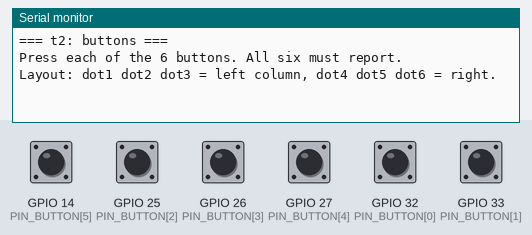
This sketch was run on a simulated ESP32. Shown: the last lines printed to the serial monitor. The test bench sets the inputs (shaded band); at power-on: GPIO 14 (PIN_BUTTON[5]), GPIO 25 (PIN_BUTTON[2]), GPIO 26 (PIN_BUTTON[3]), GPIO 27 (PIN_BUTTON[4]), GPIO 32 (PIN_BUTTON[0]), GPIO 33 (PIN_BUTTON[1]) HIGH.

Above: at 1.7 s.
1.8 s: GPIO 14 (PIN_BUTTON[5]) pulled LOW for 0.15 s
At 2.5 s:
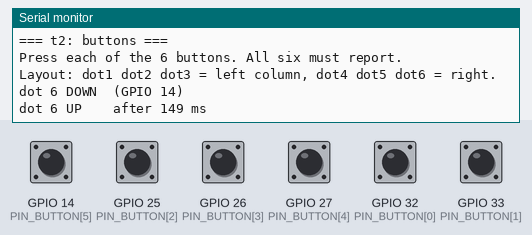
3.4 s: GPIO 25 (PIN_BUTTON[2]) pulled LOW for 0.15 s
At 3.55 s:
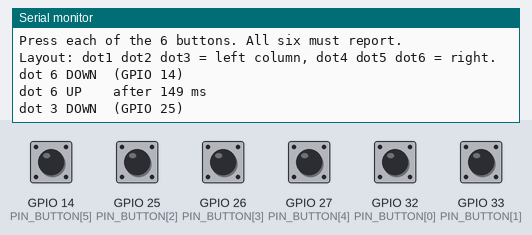
5.0 s: GPIO 26 (PIN_BUTTON[3]) pulled LOW for 0.15 s
At 6.2 s:
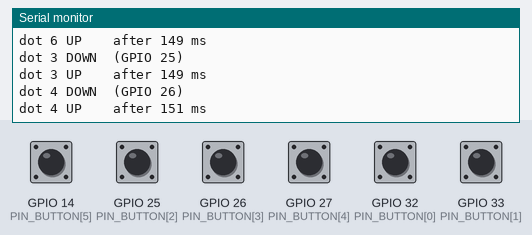
6.6 s: GPIO 27 (PIN_BUTTON[4]) pulled LOW for 0.15 s
At 7.4 s:
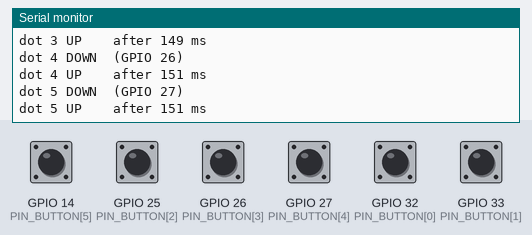
8.2 s: GPIO 32 (PIN_BUTTON[0]) pulled LOW for 0.15 s
At 9.5 s:
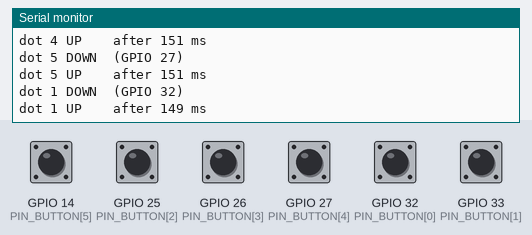
9.8 s: GPIO 33 (PIN_BUTTON[1]) pulled LOW for 0.15 s
At 9.95 s:
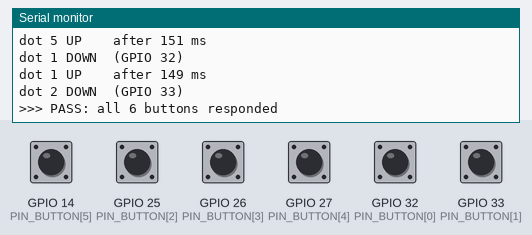
Timing chart, 0 to 12.4 s (numbered marks = the images above; inputs shaded):
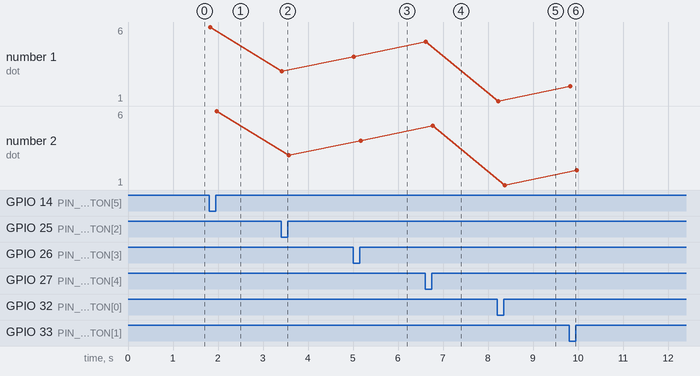

Measured:
- after the input at 1.8 s, the serial monitor: prints a new line at once (image 1)
- after the input at 3.4 s, the serial monitor: prints a new line at once (image 2)
- after the input at 5.0 s, the serial monitor: prints a new line at once (image 3)
- after the input at 6.6 s, the serial monitor: prints a new line at once (image 4)
- after the input at 8.2 s, the serial monitor: prints a new line at once (image 5)
- after the input at 9.8 s, the serial monitor: prints a new line at once (image 6)
- plotted number 1: 3 → 4 after the input at 5.0 s, 4 → 5 after the input at 6.6 s, 5 → 1 after the input at 8.2 s, 1 → 2 after the input at 9.8 s
- plotted number 2: 3 → 4 after the input at 5.0 s, 4 → 5 after the input at 6.6 s, 5 → 1 after the input at 8.2 s, 1 → 2 after the input at 9.8 s

The sketch:

t2_buttons.ino
```cpp
// Bring-up 2: all six buttons, with debounce and press timing.
//
// Expect: pressing dot N prints "dot N DOWN" then "dot N UP after XXX ms".
// Every button must respond, and a single press must produce exactly one
// DOWN/UP pair. Repeated pairs from one press mean the debounce window is too
// short for your switches -- raise DEBOUNCE_MS.
//
// Wire each button between its GPIO and GND. No external resistors: these six
// pins all have usable internal pull-ups.
static const int PIN_BUTTON[6] = { 32, 33, 25, 26, 27, 14 };
#define DEBOUNCE_MS 20

bool stable[6] = {false}, raw[6] = {false};
uint32_t lastChange[6] = {0}, pressedAt[6] = {0};

void setup() {
  Serial.begin(115200);
  delay(500);
  for (int i = 0; i < 6; i++) pinMode(PIN_BUTTON[i], INPUT_PULLUP);
  Serial.println("\n=== t2: buttons ===");
  Serial.println("Press each of the 6 buttons. All six must report.");
  Serial.println("Layout: dot1 dot2 dot3 = left column, dot4 dot5 dot6 = right.");
}

void loop() {
  static uint8_t seen = 0;
  uint32_t now = millis();
  for (int i = 0; i < 6; i++) {
    bool r = (digitalRead(PIN_BUTTON[i]) == LOW);
    if (r != raw[i]) { raw[i] = r; lastChange[i] = now; }
    if (r != stable[i] && (now - lastChange[i]) >= DEBOUNCE_MS) {
      stable[i] = r;
      if (r) {
        pressedAt[i] = now;
        Serial.printf("dot %d DOWN  (GPIO %d)\n", i + 1, PIN_BUTTON[i]);
        if (!(seen & (1 << i))) {
          seen |= (1 << i);
          if (seen == 0x3F) Serial.println(">>> PASS: all 6 buttons responded");
        }
      } else {
        Serial.printf("dot %d UP    after %lu ms\n", i + 1,
                      (unsigned long)(now - pressedAt[i]));
      }
    }
  }
  delay(2);
}
```
